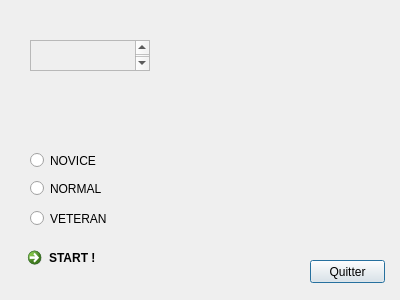
<?xml version="1.0" encoding="UTF-8"?>
<ui version="4.0">
 <class>LaunchSoloGame</class>
 <widget class="QDialog" name="LaunchSoloGame">
  <property name="geometry">
   <rect>
    <x>0</x>
    <y>0</y>
    <width>400</width>
    <height>300</height>
   </rect>
  </property>
  <property name="windowTitle">
   <string>Dialog</string>
  </property>
  <property name="toolTip">
   <string>&lt;html&gt;&lt;head/&gt;&lt;body&gt;&lt;p&gt;BONJOUR&lt;br/&gt;&lt;/p&gt;&lt;/body&gt;&lt;/html&gt;</string>
  </property>
  <property name="accessibleName">
   <string>&lt;html&gt;&lt;head/&gt;&lt;body&gt;&lt;p&gt;Nouvel Partie&lt;/p&gt;&lt;/body&gt;&lt;/html&gt;</string>
  </property>
  <widget class="QPushButton" name="exit">
   <property name="geometry">
    <rect>
     <x>310</x>
     <y>260</y>
     <width>75</width>
     <height>23</height>
    </rect>
   </property>
   <property name="text">
    <string>Quitter</string>
   </property>
  </widget>
  <widget class="QScrollArea" name="scrollArea">
   <property name="geometry">
    <rect>
     <x>30</x>
     <y>40</y>
     <width>120</width>
     <height>31</height>
    </rect>
   </property>
   <property name="verticalScrollBarPolicy">
    <enum>Qt::ScrollBarAlwaysOn</enum>
   </property>
   <property name="widgetResizable">
    <bool>true</bool>
   </property>
   <widget class="QWidget" name="scrollLevel">
    <property name="geometry">
     <rect>
      <x>0</x>
      <y>0</y>
      <width>101</width>
      <height>29</height>
     </rect>
    </property>
   </widget>
  </widget>
  <widget class="QRadioButton" name="diffNovice">
   <property name="geometry">
    <rect>
     <x>30</x>
     <y>150</y>
     <width>82</width>
     <height>21</height>
    </rect>
   </property>
   <property name="text">
    <string>NOVICE</string>
   </property>
  </widget>
  <widget class="QRadioButton" name="diffNormal">
   <property name="geometry">
    <rect>
     <x>30</x>
     <y>180</y>
     <width>82</width>
     <height>17</height>
    </rect>
   </property>
   <property name="text">
    <string>NORMAL</string>
   </property>
  </widget>
  <widget class="QRadioButton" name="diffVeteran">
   <property name="geometry">
    <rect>
     <x>30</x>
     <y>210</y>
     <width>82</width>
     <height>17</height>
    </rect>
   </property>
   <property name="text">
    <string>VETERAN</string>
   </property>
  </widget>
  <widget class="QCommandLinkButton" name="buttonStart">
   <property name="geometry">
    <rect>
     <x>20</x>
     <y>240</y>
     <width>172</width>
     <height>41</height>
    </rect>
   </property>
   <property name="text">
    <string>START !</string>
   </property>
  </widget>
 </widget>
 <resources/>
 <connections/>
</ui>
